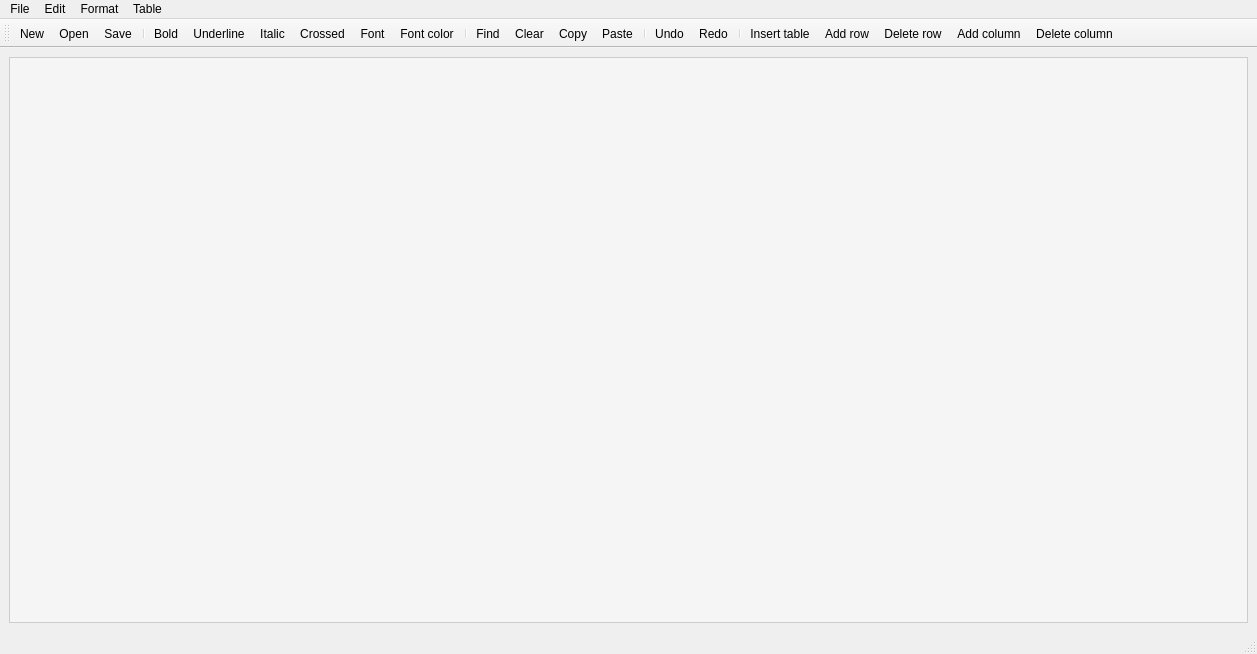
<?xml version="1.0" encoding="UTF-8"?>
<ui version="4.0">
 <class>MainWindow</class>
 <widget class="QMainWindow" name="MainWindow">
  <property name="geometry">
   <rect>
    <x>0</x>
    <y>0</y>
    <width>1257</width>
    <height>654</height>
   </rect>
  </property>
  <property name="windowTitle">
   <string>Text and Table Editor</string>
  </property>
  <property name="windowIcon">
   <iconset resource="icons.qrc">
    <normaloff>:/toolbar/icons/icon-app.png</normaloff>:/toolbar/icons/icon-app.png</iconset>
  </property>
  <widget class="QWidget" name="centralWidget">
   <layout class="QVBoxLayout" name="verticalLayout">
    <item>
     <widget class="QTextEdit" name="textEdit">
      <property name="palette">
       <palette>
        <active>
         <colorrole role="Button">
          <brush brushstyle="SolidPattern">
           <color alpha="255">
            <red>245</red>
            <green>245</green>
            <blue>245</blue>
           </color>
          </brush>
         </colorrole>
         <colorrole role="Base">
          <brush brushstyle="SolidPattern">
           <color alpha="255">
            <red>245</red>
            <green>245</green>
            <blue>245</blue>
           </color>
          </brush>
         </colorrole>
         <colorrole role="Window">
          <brush brushstyle="SolidPattern">
           <color alpha="255">
            <red>245</red>
            <green>245</green>
            <blue>245</blue>
           </color>
          </brush>
         </colorrole>
        </active>
        <inactive>
         <colorrole role="Button">
          <brush brushstyle="SolidPattern">
           <color alpha="255">
            <red>245</red>
            <green>245</green>
            <blue>245</blue>
           </color>
          </brush>
         </colorrole>
         <colorrole role="Base">
          <brush brushstyle="SolidPattern">
           <color alpha="255">
            <red>245</red>
            <green>245</green>
            <blue>245</blue>
           </color>
          </brush>
         </colorrole>
         <colorrole role="Window">
          <brush brushstyle="SolidPattern">
           <color alpha="255">
            <red>245</red>
            <green>245</green>
            <blue>245</blue>
           </color>
          </brush>
         </colorrole>
        </inactive>
        <disabled>
         <colorrole role="Button">
          <brush brushstyle="SolidPattern">
           <color alpha="255">
            <red>245</red>
            <green>245</green>
            <blue>245</blue>
           </color>
          </brush>
         </colorrole>
         <colorrole role="Base">
          <brush brushstyle="SolidPattern">
           <color alpha="255">
            <red>245</red>
            <green>245</green>
            <blue>245</blue>
           </color>
          </brush>
         </colorrole>
         <colorrole role="Window">
          <brush brushstyle="SolidPattern">
           <color alpha="255">
            <red>245</red>
            <green>245</green>
            <blue>245</blue>
           </color>
          </brush>
         </colorrole>
        </disabled>
       </palette>
      </property>
      <property name="font">
       <font>
        <pointsize>12</pointsize>
       </font>
      </property>
      <property name="styleSheet">
       <string>QTextEdit { font-size: 12pt; padding: 10px; border: 1px solid #ccc; background-color: #f5f5f5; }</string>
      </property>
      <property name="placeholderText">
       <string/>
      </property>
     </widget>
    </item>
   </layout>
  </widget>
  <widget class="QMenuBar" name="menubar">
   <property name="geometry">
    <rect>
     <x>0</x>
     <y>0</y>
     <width>1257</width>
     <height>21</height>
    </rect>
   </property>
   <widget class="QMenu" name="menuFile">
    <property name="title">
     <string>File</string>
    </property>
    <addaction name="actionNew"/>
    <addaction name="actionOpen"/>
    <addaction name="actionSave"/>
    <addaction name="actionExit"/>
   </widget>
   <widget class="QMenu" name="menuEdit">
    <property name="title">
     <string>Edit</string>
    </property>
    <addaction name="actionUndo"/>
    <addaction name="actionRedo"/>
    <addaction name="separator"/>
    <addaction name="actionCopy"/>
    <addaction name="actionPaste"/>
    <addaction name="actionClear"/>
    <addaction name="actionFind"/>
    <addaction name="actionReplace"/>
   </widget>
   <widget class="QMenu" name="menuFormat">
    <property name="title">
     <string>Format</string>
    </property>
    <addaction name="actionBold"/>
    <addaction name="actionUnderline"/>
    <addaction name="actionItalic"/>
    <addaction name="actionStrike"/>
    <addaction name="actionselectFont"/>
   </widget>
   <widget class="QMenu" name="menuTable">
    <property name="title">
     <string>Table</string>
    </property>
    <addaction name="actionInsert_table"/>
    <addaction name="actionaddrow"/>
    <addaction name="actiondeleteRow"/>
    <addaction name="actionaddColumn"/>
    <addaction name="actiondeleteColumn"/>
   </widget>
   <addaction name="menuFile"/>
   <addaction name="menuEdit"/>
   <addaction name="menuFormat"/>
   <addaction name="menuTable"/>
  </widget>
  <widget class="QToolBar" name="mainToolBar">
   <property name="enabled">
    <bool>true</bool>
   </property>
   <property name="minimumSize">
    <size>
     <width>0</width>
     <height>0</height>
    </size>
   </property>
   <property name="toolButtonStyle">
    <enum>Qt::ToolButtonStyle::ToolButtonTextUnderIcon</enum>
   </property>
   <attribute name="toolBarArea">
    <enum>TopToolBarArea</enum>
   </attribute>
   <attribute name="toolBarBreak">
    <bool>false</bool>
   </attribute>
   <addaction name="actionNew"/>
   <addaction name="actionOpen"/>
   <addaction name="actionSave"/>
   <addaction name="separator"/>
   <addaction name="actionBold"/>
   <addaction name="actionUnderline"/>
   <addaction name="actionItalic"/>
   <addaction name="actionStrike"/>
   <addaction name="actionselectFont"/>
   <addaction name="actionFontSettings"/>
   <addaction name="separator"/>
   <addaction name="actionFind"/>
   <addaction name="actionClear"/>
   <addaction name="actionCopy"/>
   <addaction name="actionPaste"/>
   <addaction name="separator"/>
   <addaction name="actionUndo"/>
   <addaction name="actionRedo"/>
   <addaction name="separator"/>
   <addaction name="actionInsert_table"/>
   <addaction name="actionaddrow"/>
   <addaction name="actiondeleteRow"/>
   <addaction name="actionaddColumn"/>
   <addaction name="actiondeleteColumn"/>
  </widget>
  <widget class="QStatusBar" name="statusbar"/>
  <action name="actionNew">
   <property name="icon">
    <iconset theme="QIcon::ThemeIcon::DocumentNew"/>
   </property>
   <property name="text">
    <string>New</string>
   </property>
   <property name="shortcut">
    <string>Ctrl+N</string>
   </property>
  </action>
  <action name="actionOpen">
   <property name="icon">
    <iconset theme="QIcon::ThemeIcon::DocumentOpen"/>
   </property>
   <property name="text">
    <string>Open</string>
   </property>
   <property name="shortcut">
    <string>Ctrl+O</string>
   </property>
  </action>
  <action name="actionSave">
   <property name="checkable">
    <bool>true</bool>
   </property>
   <property name="icon">
    <iconset theme="QIcon::ThemeIcon::DocumentSave"/>
   </property>
   <property name="text">
    <string>Save</string>
   </property>
   <property name="shortcut">
    <string>Ctrl+S</string>
   </property>
  </action>
  <action name="actionExit">
   <property name="icon">
    <iconset resource="icons.qrc">
     <normaloff>:/toolbar/icons/logout.png</normaloff>:/toolbar/icons/logout.png</iconset>
   </property>
   <property name="text">
    <string notr="true">Exit</string>
   </property>
   <property name="shortcut">
    <string>Ctrl+Q</string>
   </property>
  </action>
  <action name="actionFind">
   <property name="icon">
    <iconset theme="QIcon::ThemeIcon::EditFind"/>
   </property>
   <property name="text">
    <string>Find</string>
   </property>
   <property name="shortcut">
    <string>Ctrl+F</string>
   </property>
  </action>
  <action name="actionClear">
   <property name="icon">
    <iconset theme="QIcon::ThemeIcon::EditDelete"/>
   </property>
   <property name="text">
    <string>Clear</string>
   </property>
   <property name="shortcut">
    <string>Ctrl+L</string>
   </property>
  </action>
  <action name="actionUndo">
   <property name="icon">
    <iconset theme="QIcon::ThemeIcon::EditUndo"/>
   </property>
   <property name="text">
    <string>Undo</string>
   </property>
   <property name="shortcut">
    <string>Ctrl+Z</string>
   </property>
  </action>
  <action name="actionCopy">
   <property name="icon">
    <iconset theme="QIcon::ThemeIcon::EditCopy"/>
   </property>
   <property name="text">
    <string>Copy</string>
   </property>
   <property name="shortcut">
    <string>Ctrl+C</string>
   </property>
  </action>
  <action name="actionPaste">
   <property name="icon">
    <iconset theme="QIcon::ThemeIcon::EditPaste"/>
   </property>
   <property name="text">
    <string>Paste</string>
   </property>
   <property name="shortcut">
    <string>Ctrl+V</string>
   </property>
  </action>
  <action name="actionFontSettings">
   <property name="icon">
    <iconset resource="icons.qrc">
     <normaloff>:/toolbar/icons/text-editor.png</normaloff>:/toolbar/icons/text-editor.png</iconset>
   </property>
   <property name="text">
    <string>Font color</string>
   </property>
  </action>
  <action name="actionRedo">
   <property name="icon">
    <iconset theme="QIcon::ThemeIcon::EditRedo"/>
   </property>
   <property name="text">
    <string>Redo</string>
   </property>
   <property name="shortcut">
    <string>Ctrl+Y</string>
   </property>
  </action>
  <action name="actionInsert_table">
   <property name="icon">
    <iconset resource="icons.qrc">
     <normaloff>:/toolbar/icons/table.png</normaloff>:/toolbar/icons/table.png</iconset>
   </property>
   <property name="text">
    <string>Insert table</string>
   </property>
   <property name="shortcut">
    <string>Ctrl+T</string>
   </property>
  </action>
  <action name="actionReplace">
   <property name="icon">
    <iconset resource="icons.qrc">
     <normaloff>:/toolbar/icons/exchange.png</normaloff>:/toolbar/icons/exchange.png</iconset>
   </property>
   <property name="text">
    <string>Replace</string>
   </property>
   <property name="shortcut">
    <string>Ctrl+R</string>
   </property>
   <property name="menuRole">
    <enum>QAction::MenuRole::TextHeuristicRole</enum>
   </property>
  </action>
  <action name="actionBold">
   <property name="icon">
    <iconset theme="QIcon::ThemeIcon::FormatTextBold"/>
   </property>
   <property name="text">
    <string>Bold</string>
   </property>
   <property name="menuRole">
    <enum>QAction::MenuRole::TextHeuristicRole</enum>
   </property>
   <property name="shortcutVisibleInContextMenu">
    <bool>true</bool>
   </property>
  </action>
  <action name="actionUnderline">
   <property name="icon">
    <iconset theme="QIcon::ThemeIcon::FormatTextUnderline"/>
   </property>
   <property name="text">
    <string>Underline</string>
   </property>
   <property name="menuRole">
    <enum>QAction::MenuRole::TextHeuristicRole</enum>
   </property>
  </action>
  <action name="actionItalic">
   <property name="icon">
    <iconset theme="QIcon::ThemeIcon::FormatTextItalic"/>
   </property>
   <property name="text">
    <string>Italic</string>
   </property>
   <property name="menuRole">
    <enum>QAction::MenuRole::TextHeuristicRole</enum>
   </property>
  </action>
  <action name="actionStrike">
   <property name="icon">
    <iconset theme="QIcon::ThemeIcon::FormatTextStrikethrough"/>
   </property>
   <property name="text">
    <string>Crossed</string>
   </property>
   <property name="menuRole">
    <enum>QAction::MenuRole::TextHeuristicRole</enum>
   </property>
  </action>
  <action name="actionaddrow">
   <property name="icon">
    <iconset resource="icons.qrc">
     <normaloff>:/toolbar/icons/row.png</normaloff>:/toolbar/icons/row.png</iconset>
   </property>
   <property name="text">
    <string>Add row</string>
   </property>
   <property name="menuRole">
    <enum>QAction::MenuRole::TextHeuristicRole</enum>
   </property>
  </action>
  <action name="actiondeleteRow">
   <property name="icon">
    <iconset resource="icons.qrc">
     <normaloff>:/toolbar/icons/row-delete.png</normaloff>:/toolbar/icons/row-delete.png</iconset>
   </property>
   <property name="text">
    <string>Delete row</string>
   </property>
   <property name="menuRole">
    <enum>QAction::MenuRole::TextHeuristicRole</enum>
   </property>
  </action>
  <action name="actionaddColumn">
   <property name="icon">
    <iconset resource="icons.qrc">
     <normaloff>:/toolbar/icons/column.png</normaloff>:/toolbar/icons/column.png</iconset>
   </property>
   <property name="text">
    <string>Add column</string>
   </property>
   <property name="menuRole">
    <enum>QAction::MenuRole::TextHeuristicRole</enum>
   </property>
  </action>
  <action name="actiondeleteColumn">
   <property name="icon">
    <iconset resource="icons.qrc">
     <normaloff>:/toolbar/icons/column-delete.png</normaloff>:/toolbar/icons/column-delete.png</iconset>
   </property>
   <property name="text">
    <string>Delete column</string>
   </property>
   <property name="menuRole">
    <enum>QAction::MenuRole::TextHeuristicRole</enum>
   </property>
  </action>
  <action name="actionselectFont">
   <property name="icon">
    <iconset resource="icons.qrc">
     <normaloff>:/toolbar/icons/text_3548659.png</normaloff>:/toolbar/icons/text_3548659.png</iconset>
   </property>
   <property name="text">
    <string>Font</string>
   </property>
   <property name="menuRole">
    <enum>QAction::MenuRole::TextHeuristicRole</enum>
   </property>
  </action>
 </widget>
 <resources>
  <include location="icons.qrc"/>
 </resources>
 <connections/>
</ui>
